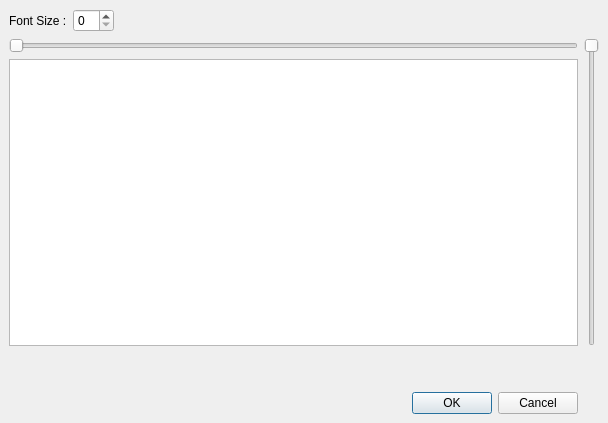
<ui version="4.0" >
 <class>srtDialog</class>
 <widget class="QDialog" name="srtDialog" >
  <property name="geometry" >
   <rect>
    <x>0</x>
    <y>0</y>
    <width>608</width>
    <height>423</height>
   </rect>
  </property>
  <property name="windowTitle" >
   <string>Subtitle Font Size and Position</string>
  </property>
  <layout class="QGridLayout" >
   <property name="leftMargin" >
    <number>9</number>
   </property>
   <property name="topMargin" >
    <number>9</number>
   </property>
   <property name="rightMargin" >
    <number>9</number>
   </property>
   <property name="bottomMargin" >
    <number>9</number>
   </property>
   <property name="horizontalSpacing" >
    <number>6</number>
   </property>
   <property name="verticalSpacing" >
    <number>6</number>
   </property>
   <item row="4" column="2" >
    <widget class="QDialogButtonBox" name="buttonBox" >
     <property name="orientation" >
      <enum>Qt::Horizontal</enum>
     </property>
     <property name="standardButtons" >
      <set>QDialogButtonBox::Cancel|QDialogButtonBox::NoButton|QDialogButtonBox::Ok</set>
     </property>
    </widget>
   </item>
   <item row="3" column="2" >
    <spacer>
     <property name="orientation" >
      <enum>Qt::Vertical</enum>
     </property>
     <property name="sizeType" >
      <enum>QSizePolicy::Ignored</enum>
     </property>
     <property name="sizeHint" >
      <size>
       <width>20</width>
       <height>40</height>
      </size>
     </property>
    </spacer>
   </item>
   <item rowspan="2" row="1" column="3" >
    <widget class="QSlider" name="verticalSlider" >
     <property name="orientation" >
      <enum>Qt::Vertical</enum>
     </property>
     <property name="invertedAppearance" >
      <bool>true</bool>
     </property>
     <property name="invertedControls" >
      <bool>false</bool>
     </property>
    </widget>
   </item>
   <item row="2" column="0" colspan="3" >
    <widget class="QGraphicsView" name="graphicsView" />
   </item>
   <item row="1" column="0" colspan="3" >
    <widget class="QSlider" name="horizontalSlider" >
     <property name="orientation" >
      <enum>Qt::Horizontal</enum>
     </property>
    </widget>
   </item>
   <item row="0" column="1" >
    <widget class="QSpinBox" name="spinBox" />
   </item>
   <item row="0" column="0" >
    <widget class="QLabel" name="label_3" >
     <property name="text" >
      <string>Font Size :</string>
     </property>
    </widget>
   </item>
   <item row="0" column="2" >
    <spacer>
     <property name="orientation" >
      <enum>Qt::Horizontal</enum>
     </property>
     <property name="sizeHint" >
      <size>
       <width>40</width>
       <height>20</height>
      </size>
     </property>
    </spacer>
   </item>
  </layout>
 </widget>
 <resources/>
 <connections>
  <connection>
   <sender>buttonBox</sender>
   <signal>accepted()</signal>
   <receiver>srtDialog</receiver>
   <slot>accept()</slot>
   <hints>
    <hint type="sourcelabel" >
     <x>248</x>
     <y>254</y>
    </hint>
    <hint type="destinationlabel" >
     <x>157</x>
     <y>274</y>
    </hint>
   </hints>
  </connection>
  <connection>
   <sender>buttonBox</sender>
   <signal>rejected()</signal>
   <receiver>srtDialog</receiver>
   <slot>reject()</slot>
   <hints>
    <hint type="sourcelabel" >
     <x>316</x>
     <y>260</y>
    </hint>
    <hint type="destinationlabel" >
     <x>286</x>
     <y>274</y>
    </hint>
   </hints>
  </connection>
 </connections>
</ui>
